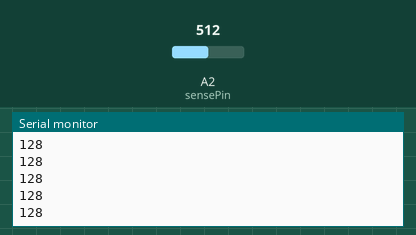
Bench run of a sketch on a simulated Arduino Uno, built with avr-gcc and run on an emulated ATmega328P. Shown: the last lines printed to the serial monitor. The inputs (shaded band) are chosen by the test bench; at power-on: A2 (sensePin) = 512.

Above: at 1.2 s.
1.3 s: A2 (sensePin) set to 716
At 2.3 s:
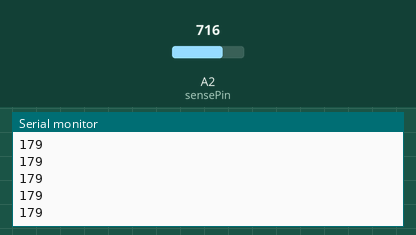
2.8 s: A2 (sensePin) set to 900
At 3.5 s:
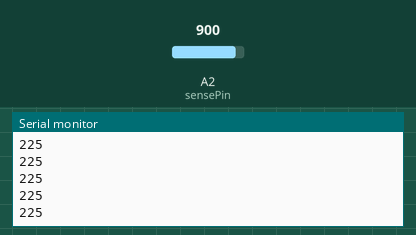
Timing chart, 0 to 5.8 s (numbered marks = the images above; inputs shaded):
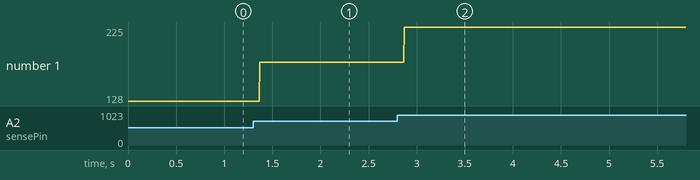

The sketch:

squeeze.ino
```cpp
/*
 * Force Sensitive Resistor Test Code
 *
 * The intensity of the LED will vary with the amount of pressure on the sensor
 */
int sensePin = 2; // the pin the FSR is attached to

void setup() {
 Serial.begin(9600);
// pinMode(ledPin, OUTPUT); // declare the ledPin as an OUTPUT
}
void loop() {
 int value = analogRead(sensePin) / 4; //the voltage on the pin divded by 4 (to
 //scale from 10 bits (0-1024) to 8 (0-255)
// analogWrite(value); //sets the LEDs intensity proportional to
 //the pressure on the sensor
 Serial.println(value); //print the value to the debug window
}
```

Measured:
- after the input at 1.3 s, the serial monitor: prints a new line after 0.07 s (image 1)
- after the input at 2.8 s, the serial monitor: prints a new line after 0.07 s (image 2)
- plotted number 1: 128 → 179 after the input at 1.3 s, 179 → 225 after the input at 2.8 s
